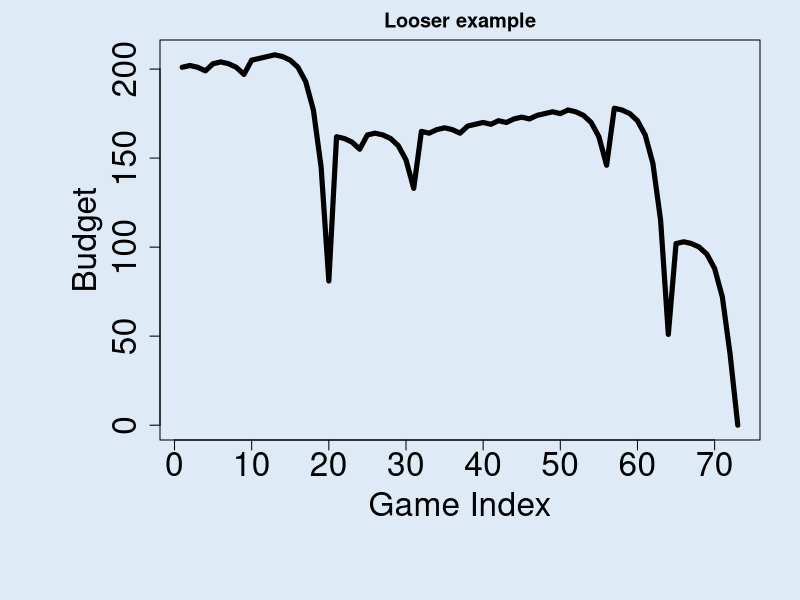
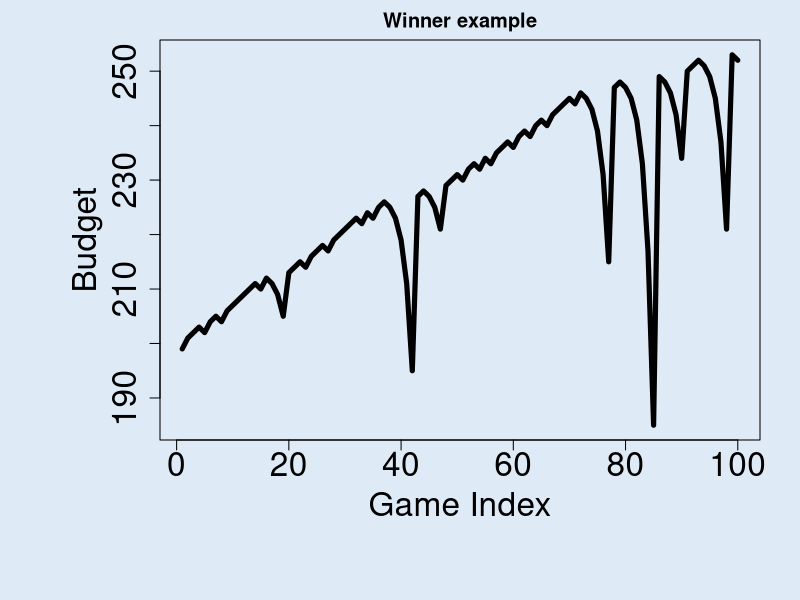
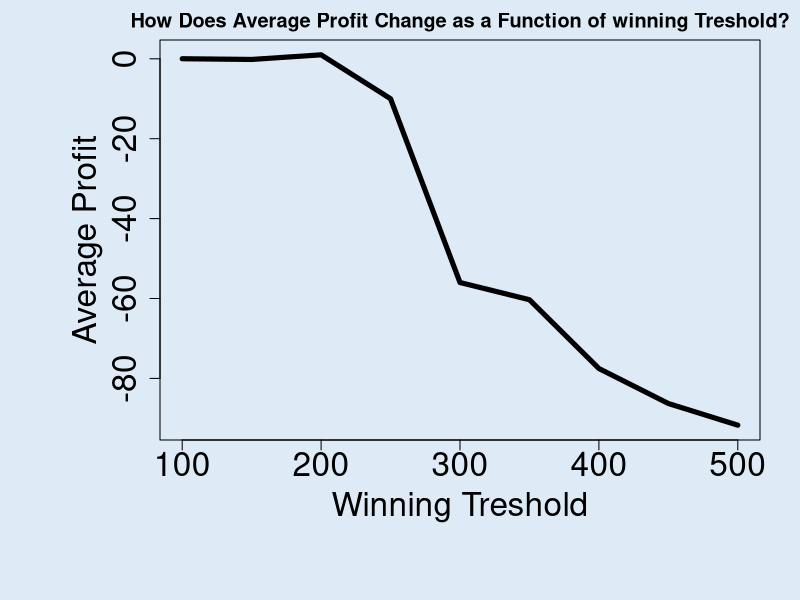

These figures' R source, in order: (Note: a time limit stopped this script after it produced the figures.)
## ---- chunk 1
# mimics the single spin of the roulette wheel
single_spin <- function(){
  possible_outcomes <- c(rep("red",18), rep("black",18), rep("green",2))
  sample(possible_outcomes, 1)
}
## ---- chunk 2
martingale_wager <- function(
    previous_wager
  , previous_outcome
  , max_wager
  , current_budget
){
  if(previous_outcome == "red") return(1)
  min(2*previous_wager, max_wager, current_budget)
}
## ---- chunk 3
one_play <- function(previous_ledger_entry, max_wager){
  # Create a copy of the input object that will become the output object
  #updates the game index and starting budget
  out <- previous_ledger_entry
  out[1, "game_index"] <- previous_ledger_entry[1, "game_index"] + 1
  out[1, "starting_budget"] <- previous_ledger_entry[1, "ending_budget"]
  out[1, "wager"] <- martingale_wager(
    previous_wager = previous_ledger_entry[1, "wager"]
    , previous_outcome = previous_ledger_entry[1, "outcome"]
    , max_wager = max_wager
    , current_budget = out[1, "starting_budget"]
  )
  out[1, "outcome"] <- single_spin()
  out[1, "ending_budget"] <- out[1, "starting_budget"] + 
    ifelse(out[1, "outcome"] == "red", +1, -1)*out[1, "wager"]
  return(out)
}
## ---- chunk 4
stopping_rule <- function(
  ledger_entry
  , winning_threshold
){
  ending_budget <- ledger_entry[1, "ending_budget"]
  if(ending_budget <= 0) return(TRUE)
  if(ending_budget >= winning_threshold) return(TRUE)
  FALSE
}
## ---- chunk 5
one_series <- function(
  max_games, starting_budget, winning_threshold, max_wager
){
  # Initialize ledger
  ledger <- data.frame(
      game_index = 0:max_games
    , starting_budget = NA_integer_
    , wager = NA_integer_
    , outcome = NA_character_
    , ending_budget = NA_integer_
  )
  ledger[1, "wager"] <- 1
  ledger[1, "outcome"] <- "red"
  ledger[1, "ending_budget"] <- starting_budget
  for(i in 2:nrow(ledger)){
    #browser()
    ledger[i,] <- one_play(ledger[i-1,], max_wager)
    if(stopping_rule(ledger[i,], winning_threshold)) break
  }
  # Return non-empty portion of ledger
  ledger[2:i, ]
}
## ---- chunk 6
profit <- function(ledger){
  n <- nrow(ledger)
  profit <- ledger[n, "ending_budget"] - ledger[1, "starting_budget"]
  return(profit)
}
## ---- chunk 7
max_games <- 100
starting_budget <- 200
winning_threshold <- 300
max_wager <- 100


R <- 100 # number of replicates
output <- rep(NA, R)
for(r in 1:R){
  output[r] <- 
    one_series(max_games, starting_budget, winning_threshold, max_wager) |>
    profit()
}

# Average profit over a series of games

average_profit <- output |> mean()
print(average_profit)

## ---- chunk 8
require(magrittr)

par(cex.axis=2, cex.lab = 2, mar = c(8,8,2,2), bg = rgb(222, 235, 247, max = 255))
set.seed(1)
ledger <- one_series(100,200 , 300, 100)
plot(ledger[,c(1,5)], type = "l", lwd = 5, xlab = "Game Index", ylab = "Budget", main = "Looser example")



par(cex.axis=2, cex.lab = 2, mar = c(8,8,2,2), bg = rgb(222, 235, 247, max = 255))
set.seed(2)
l2 <- one_series(100,200 ,300, 100)
plot(l2[,c(1,5)], type = "l", lwd = 5, xlab = "Game Index", ylab = "Budget", main = "Winner example")

## ---- chunk 9

max_games <- 1000
starting_budget <- 200
max_wager <- 100

winning_thresholds <- seq(100, 500, by = 50)

# used to keep each individual profit calculation based on wager - added the mean to show average across games
average_profits <- numeric(length(winning_thresholds))

# modify code from above to produce an output that we can graph
for (i in seq_along(winning_thresholds)) {
    winning_threshold <- winning_thresholds[i]
    output <- rep(NA, R)
    for (r in 1:R) {
        output[r] <- profit(one_series(max_games, starting_budget, winning_threshold, max_wager))
    }
    average_profits[i] <- mean(output)
}

graph_info <- data.frame(
    Winning_Threshold = winning_thresholds,
    Average_Profit = average_profits
)

plot(graph_info$Winning_Threshold, graph_info$Average_Profit, type = "l", lwd = 5, xlab = "Winning Treshold", ylab = "Average Profit", main = "How Does Average Profit Change as a Function of winning Treshold?") 

## ---- chunk 10
require(magrittr)
martingale_wager <- function(
    previous_wager
  , previous_outcome
  , max_wager
  , current_budget
){
  if(previous_outcome == 1) return(1)
  min(2*previous_wager, max_wager, current_budget)
}


profit <- function(l1) l1[nrow(l1),4] - l1[1,1]

one_series <- function(ng, sb, wt, mw){
# ng = max number of spins
# sb = starting budget
# wt = ending budget (starting budget + winning threshold)
# mw = max wager
  l1 <- matrix(NA_integer_,nrow=ng,ncol=4)
  l1[,3] <- rbinom(ng,1,18/38)
  l1[1,1] <- sb
  l1[1,2] <- 1
  l1[1,4] <- ifelse(l1[1,3]==1, sb + 1, sb - 1)

  for(i in 2:ng){
    w <- martingale_wager(l1[i-1,2], l1[i-1,3], mw, l1[i-1,4])
    e <- ifelse(l1[i,3]==1, l1[i-1,4] + w, l1[i-1,4] - w)
    s <- e <= 0 | e >= wt
    l1[i,c(1,2,4)] <- c(l1[i-1,4], w, e)
    if(s) break
  }
  l1[1:i,]
}

sb <- seq(50, 500, by = 50)
ng <- 0*sb
for(i in 1:length(sb)){
 ng[i] <- replicate(5000, one_series(100,sb[i],sb[i] +100,50) |> nrow()) |> mean()
}

replicate(1000, one_series(1000, 200, 300, 100) |> nrow()) |> mean()

plot(sb, ng, type = "l", xlab = "Starting Budget", ylab="Average Number of Games", main = "Average Number of Games Played Before Stopping at each Starting Budget")
